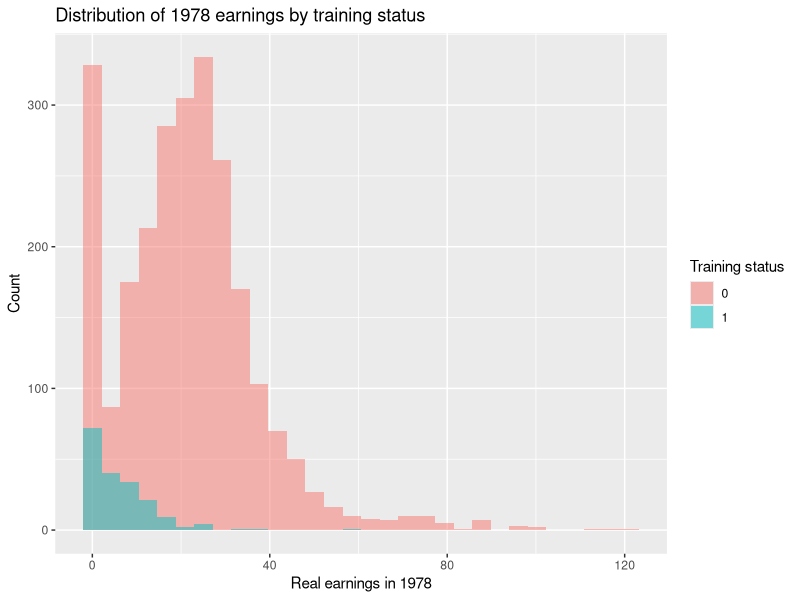
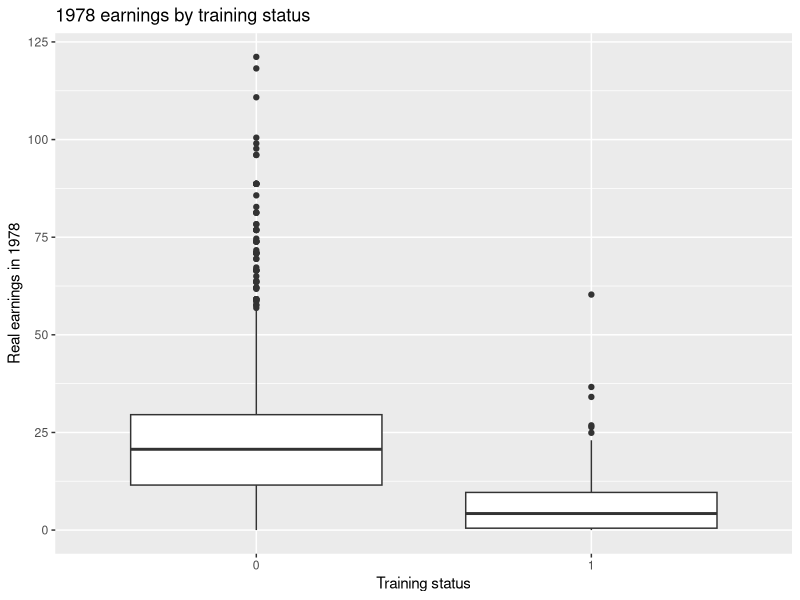
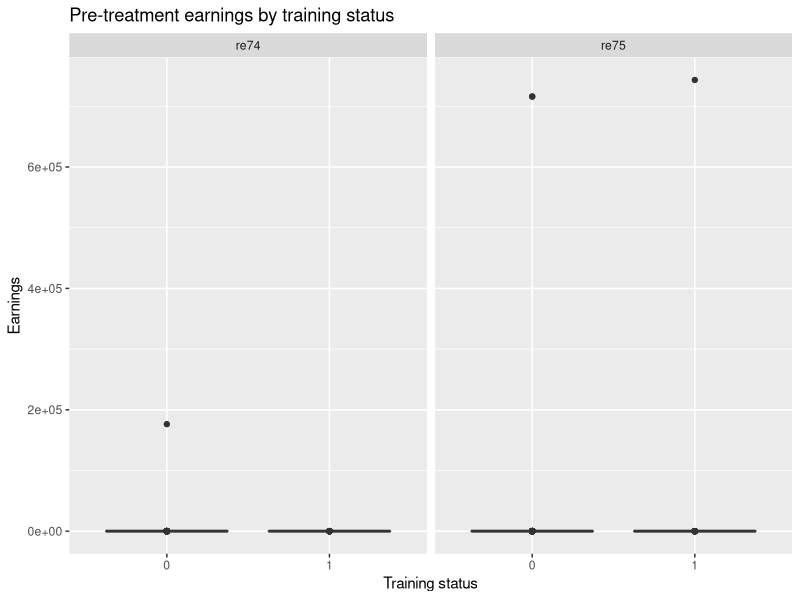

These figures' R source, in order:
## ---- chunk 1
library(readxl)
library(dplyr)
library(ggplot2)
library(tidyr)
## ---- chunk 2
data <- read_excel("../data/jtrain3.xlsx") %>%
  mutate(
    re78 = as.numeric(re78),
    re75 = as.numeric(re75),
    re74 = as.numeric(re74),
    train = as.numeric(train),
    educ = as.numeric(educ),
    age = as.numeric(age)
  )

glimpse(data)
summary(data)
## ---- chunk 3
data %>%
  select(re78, train, re74, re75, educ, age) %>%
  summary()
## ---- chunk 4
data %>%
  group_by(train) %>%
  summarise(
    n = n(),
    mean_re78 = mean(re78, na.rm = TRUE),
    sd_re78 = sd(re78, na.rm = TRUE),
    median_re78 = median(re78, na.rm = TRUE)
  )
## ---- chunk 5
aggregate(re78 ~ train, data = data, mean)
## ---- chunk 6
ggplot(data, aes(x = re78, fill = factor(train))) +
  geom_histogram(
    bins = 30,
    alpha = 0.5,
    position = "identity"
  ) +
  labs(
    title = "Distribution of 1978 earnings by training status",
    x = "Real earnings in 1978",
    y = "Count",
    fill = "Training status"
  )
## ---- chunk 7
ggplot(data, aes(x = factor(train), y = re78)) +
  geom_boxplot() +
  labs(
    title = "1978 earnings by training status",
    x = "Training status",
    y = "Real earnings in 1978"
  )
## ---- chunk 8
data %>%
  group_by(train) %>%
  summarise(
    n = n(),
    mean_re74 = mean(re74, na.rm = TRUE),
    mean_re75 = mean(re75, na.rm = TRUE),
    mean_educ = mean(educ, na.rm = TRUE),
    mean_age = mean(age, na.rm = TRUE),
    sd_re74 = sd(re74, na.rm = TRUE),
    sd_re75 = sd(re75, na.rm = TRUE),
    sd_educ = sd(educ, na.rm = TRUE),
    sd_age = sd(age, na.rm = TRUE)
  )
## ---- chunk 9
data_long_pre <- data %>%
  select(train, re74, re75) %>%
  pivot_longer(
    cols = c(re74, re75),
    names_to = "year",
    values_to = "earnings"
  )

ggplot(data_long_pre, aes(x = factor(train), y = earnings)) +
  geom_boxplot() +
  facet_wrap(~ year) +
  labs(
    title = "Pre-treatment earnings by training status",
    x = "Training status",
    y = "Earnings"
  )
